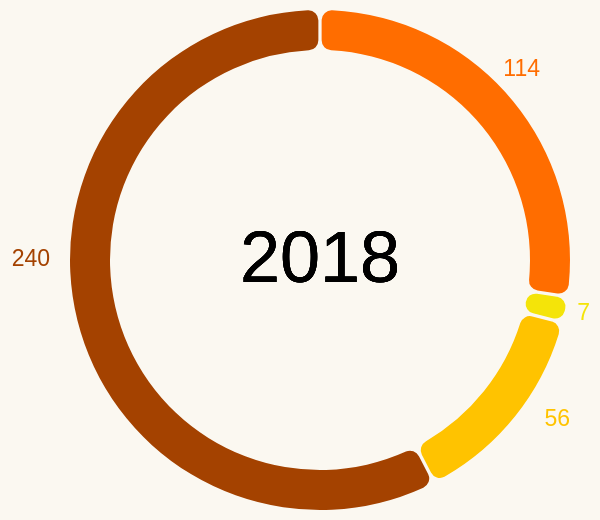

Specify this chart in Vega-Lite:
### Vega-Lite specification from a JSON file in a GitHub repository (floating-point values rounded to 4 significant figures)
{"$schema": "https://vega.github.io/schema/vega-lite/v5.json", "width": 250, "height": 250, "background": "#FBF8F1", "data": {"values": [{"Comfortability": "Physical health", "Count": 240}, {"Comfortability": "Mental health", "Count": 7}, {"Comfortability": "Both", "Count": 114}, {"Comfortability": "Neither", "Count": 56}]}, "config": {"legend": {"disable": true}}, "layer": [{"mark": {"type": "arc", "padAngle": 0.01, "innerRadius": 105, "cornerRadius": 5}, "params": [{"name": "hover", "select": {"type": "point", "on": "mouseover"}}], "encoding": {"theta": {"field": "Count", "type": "quantitative"}, "color": {"field": "Comfortability", "type": "nominal", "scale": {"range": ["#FF6D00", "#F4E409", "#FFC300", "#A44200"]}}, "tooltip": [{"field": "Comfortability", "type": "nominal", "title": "Comfortability in sharing"}, {"field": "Count", "type": "quantitative", "title": "Count"}], "fillOpacity": {"condition": {"param": "hover", "value": 1}, "value": 0.3}}}, {"mark": {"type": "text", "align": "center", "baseline": "middle", "fontSize": 36}, "encoding": {"text": {"value": "2018"}}}, {"mark": {"type": "text", "align": "right", "dx": 135, "dy": 27, "fontSize": 11.5}, "encoding": {"text": {"field": "Count", "type": "quantitative"}, "color": {"value": "#F4E409"}, "opacity": {"condition": {"test": "datum['Comfortability'] == 'Mental health'", "value": 1}, "value": 0}}}, {"mark": {"type": "text", "align": "right", "dx": 125, "dy": 80, "fontSize": 11.5}, "encoding": {"text": {"field": "Count", "type": "quantitative"}, "color": {"value": "#FFC300"}, "opacity": {"condition": {"test": "datum['Comfortability'] == 'Neither'", "value": 1}, "value": 0}}}, {"mark": {"type": "text", "align": "right", "dx": -135, "fontSize": 11.5}, "encoding": {"text": {"field": "Count", "type": "quantitative"}, "color": {"value": "#A44200"}, "opacity": {"condition": {"test": "datum['Comfortability'] == 'Physical health'", "value": 1}, "value": 0}}}, {"mark": {"type": "text", "align": "right", "dx": 110, "dy": -95, "fontSize": 11.5}, "encoding": {"text": {"field": "Count", "type": "quantitative"}, "color": {"value": "#FF6D00"}, "opacity": {"condition": {"test": "datum['Comfortability'] == 'Both'", "value": 1}, "value": 0}}}]}
